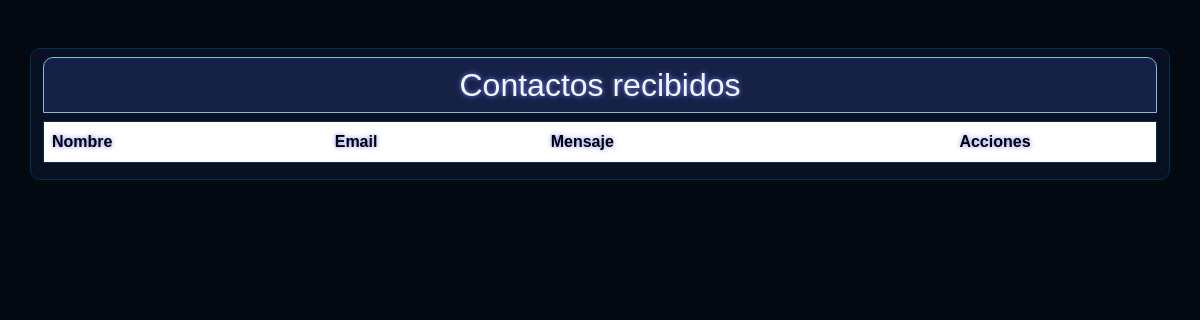
Before: /contactos/ (signed in) with the older database file.
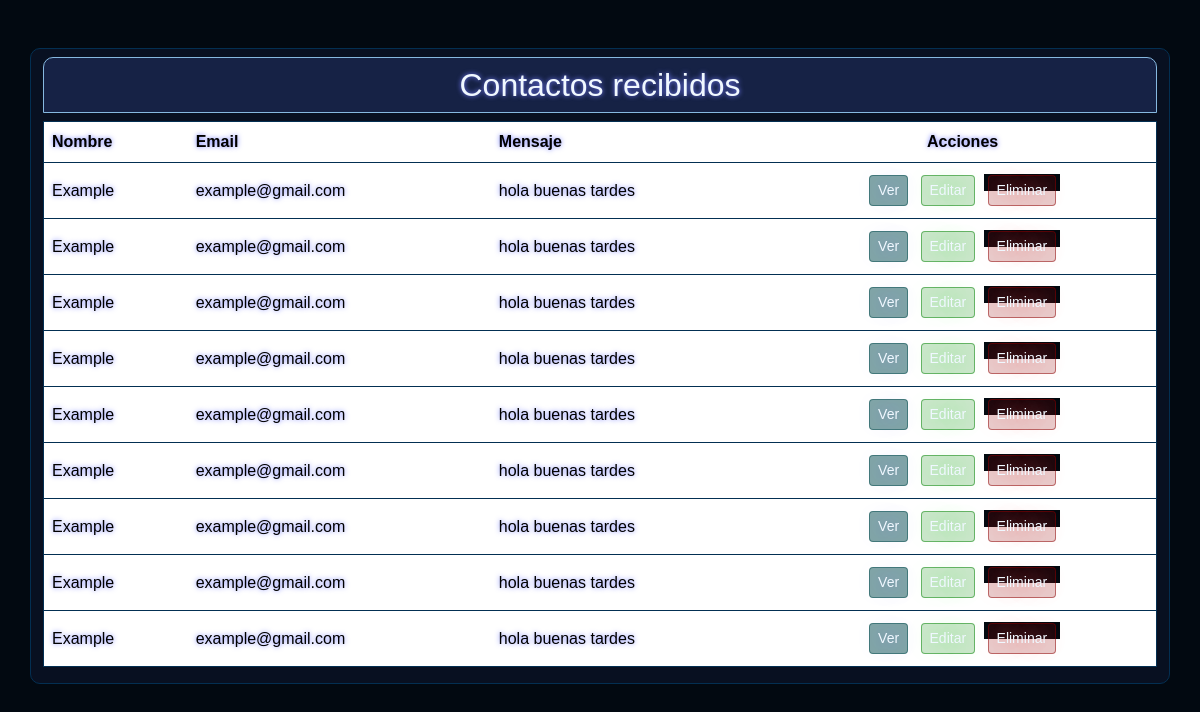
After: the same page with the newer database file.
### myporfolio/models.py (models this page shows)
class Contacto(models.Model):
    nombre = models.CharField(max_length=100)
    email = models.EmailField()
    mensaje = models.TextField()
    mensaje_cifrado = models.TextField()
    fecha = models.DateTimeField(auto_now_add=True)

### myporfolio/views.py (the view)
# urls.py: path('contactos/', views.contacto_lista, name='contacto_lista'),
@login_required
def contacto_lista(request):
    contactos = Contacto.objects.all()
    return render(request, 'myporfolio/contacto_lista.html', {'contactos': contactos})

### myporfolio/templates/myporfolio/contacto_lista.html (shortened to what this page needs)
{% extends 'base_generic.html' %}
{% load static %}
{% block content %}
<!DOCTYPE html>
<html lang="en">
<head>
    <link rel="stylesheet" href="{% static 'css/lista_contacto.css' %}">
</head>
<body>
    <div class = "container mt-5 mb-5">
        <h2  class = "titulo my-2 p-2 text-center">Contactos recibidos</h2>
        <div class = "table-responsive">
            <table class = "table  align-middle">
                <thead class = "table-color">
                    <tr>
                        <th scope = "col">Nombre</th>
                        <th scope = "col">Email</th>
                        <th scope = "col">Mensaje</th>
                        <th scope = "col" class = "text-center">Acciones</th>
                    </tr>
                </thead>
                <tbody>
                    {% for contacto in contactos %}
                    <tr class = "text-light">
                        <td>{{ contacto.nombre }}</td>
                        <td>{{ contacto.email }}</td>
                        <td>{{ contacto.mensaje }}</td>
                        <td class = "text-center">
                            <a href="{% url 'contacto_detalle' contacto.pk %}" class = "btn boton-1 btn-sm m-1">Ver</a>
                            <a href="{% url 'contacto_editar' contacto.pk %}" class = "btn boton-3 btn-sm m-1">Editar</a>
                            <form method="POST" action="{% url 'contacto_eliminar' contacto.pk %}" style = "display: inline;">
                                <button type="submit" class = "btn boton-2 btn-sm m-1 ">Eliminar</button>
                            </form>
                        </td>
                    </tr>
                    {% endfor %}
                </tbody>
            </table>
        </div>
    </div>
{% endblock %}

### myporfolio/templates/base_generic.html (shortened to what this page needs)
{% load bootstrap5 %}
{% load static %}
<!DOCTYPE html>
<html lang="es">
<head>
   {% bootstrap_css %}
   <link rel="stylesheet" href="{% static 'css/style.css' %}">
</head>
<body>
    {% block content %}
    {% endblock %}
</body>
</html>

### myporfolio/static/css/style.css (style rules this page uses)
* { font-family: "Space Grotesk", sans-serif; font-optical-sizing: auto; font-weight: weight; font-style: normal; }
:root { --fondo-pagina-web: #020911; --color-blanco: #ffffff; }
body { background-color: var(--fondo-pagina-web); }
form { position: relative; transition: transform 500ms ease; background-color: #01090f; margin-bottom: 20px; bottom: 7px; text-shadow: 0px 0px 5px #74ffd5; }

### myporfolio/static/css/lista_contacto.css (style rules this page uses)
.titulo { background-color: rgba(32, 48, 94, 0.6) ; border: 1px solid #86b8e0; border-top-left-radius: 10px; border-top-right-radius: 10px; color: aliceblue; }
.container { background-color: rgba(32, 48, 94, 0.2); border-radius: 10px; border: 1px solid #032f52; text-shadow: 0px 0px 5px #747dff; }
.table { background-color: rgba(32, 48, 94, 0.2); border: 1px solid #032f52; color: aliceblue; }
.boton-1 { background-color: rgba(7, 78, 78, 0.5); border: 1px solid rgba(7, 78, 78, 0.5) ; color: aliceblue; text-shadow: 0px 0px 20px #747dff; transition: transform 500ms ease; }
.boton-2 { position: relative; background-color: rgba(139, 0, 0, 0.2); border: 1px solid rgba(139, 0, 0, 0.5); color: aliceblue; text-shadow: 0px 0px 20px #ff7474; transition: transform 500ms ease; top: 7px; }
.boton-3 { background-color: rgba(0, 128, 0, 0.2); border: 1px solid rgba(0, 128, 0, 0.5); color: aliceblue; text-shadow: 0px 0px 20px #74ff74; transition: transform 500ms ease; }

Changed rows visible on the page:
added Contacto: nombre "Example", email "example@gmail.com", mensaje "hola buenas tardes"
added Contacto: nombre "Example", email "example@gmail.com", mensaje "hola buenas tardes"
added Contacto: nombre "Example", email "example@gmail.com", mensaje "hola buenas tardes"
added Contacto: nombre "Example", email "example@gmail.com", mensaje "hola buenas tardes"
added Contacto: nombre "Example", email "example@gmail.com", mensaje "hola buenas tardes"
added Contacto: nombre "Example", email "example@gmail.com", mensaje "hola buenas tardes"
added Contacto: nombre "Example", email "example@gmail.com", mensaje "hola buenas tardes"
added Contacto: nombre "Example", email "example@gmail.com", mensaje "hola buenas tardes"
added Contacto: nombre "Example", email "example@gmail.com", mensaje "hola buenas tardes"
